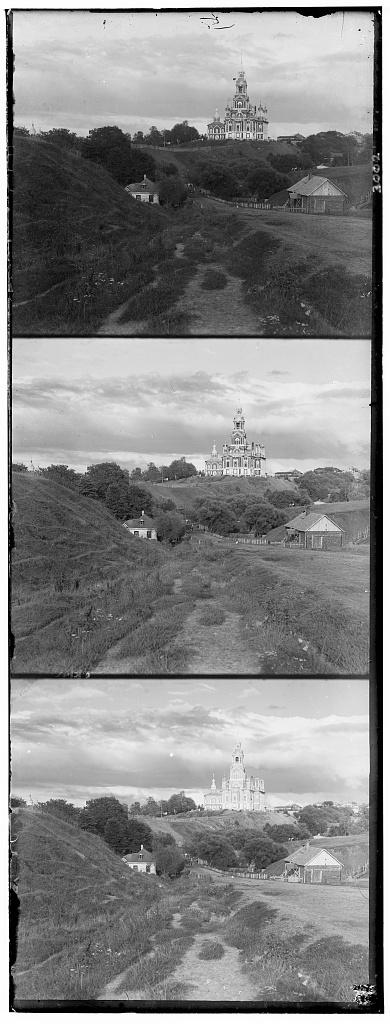
#> input picture hw1/cathedral.jpg, 390 x 1024 px
$ python l2.py
#> lines starting #> are read from the running program, lines starting #| are printed output that depends on the picture
import cv2
import numpy as np

def l2(img1, img2):
    diff = img1 - img2
    return np.sum(diff * diff)

def shift(img, dy, dx):
    shifted = np.roll(img, shift=dy, axis=0)
    shifted = np.roll(shifted, shift=dx, axis=1)
    return shifted

def l2_align(img1, img2):
    best_score = float('inf')
    best_shift = (0, 0)

    for dy in range(-15, 16):
        for dx in range(-15, 16):
            shifted = shift(img2, dy, dx)
            score = l2(img1, shifted)

            if score < best_score:
                best_score = score
                best_shift = (dy, dx)

    return best_shift

if __name__ == '__main__':
    img = cv2.imread("cathedral.jpg", cv2.IMREAD_GRAYSCALE)
#> img is the input picture: shape (1024, 390); min 0, max 255, mean 133.7

    h = img.shape[0] // 3
#> h = 341
    b = img[0:h, :]
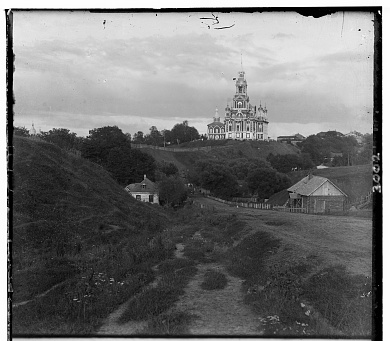
#> b: shape (341, 390); min 0, max 255, mean 114
    g = img[h:2*h, :]
    r = img[2*h:3*h, :]

    # Normalize
    b = b.astype(np.float64) / 255.0
    g = g.astype(np.float64) / 255.0
    r = r.astype(np.float64) / 255.0

    l2_bg_shift = l2_align(b, g)
#> the loop in l2_align, `for dy in range(-15, 16):` made 31 passes
#> pass 1, in shift (call 2), `shifted = np.roll(shifted, shift=dx, axis=1)`:
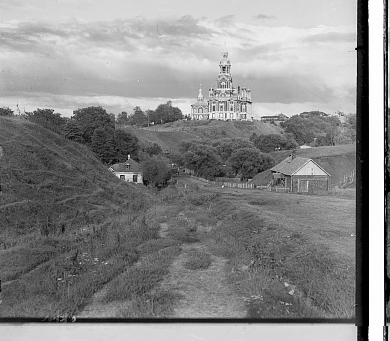
#> shifted: shape (341, 390) float64; min 0, max 1, mean 0.54
#> after the loop in l2_align, `for dy in range(-15, 16):`: best_score = 4854.9; best_shift = (1, -1)
#> l2_bg_shift = (1, -1)
    l2_br_shift = l2_align(b, r)
#> the loop in l2_align (call 2), `for dy in range(-15, 16):` made 31 passes
#> pass 1, in l2 (call 962), `diff = img1 - img2`:
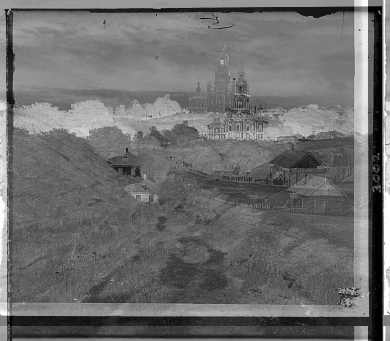
#> diff: shape (341, 390) float64; min -1, max 1, mean -0.138; drawn with min black and max white
#> pass 1, in shift (call 963), `shifted = np.roll(shifted, shift=dx, axis=1)`:
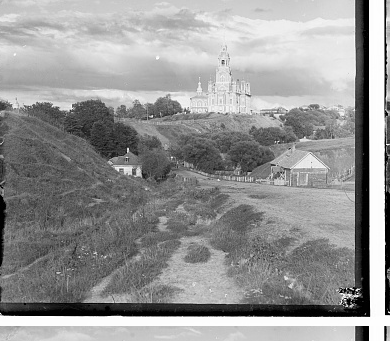
#> shifted: shape (341, 390) float64; min 0, max 1, mean 0.584
#> l2_br_shift = (7, -1)

    print("G -> B shift:", l2_bg_shift)
#| G -> B shift: (1, -1)
    print("R -> B shift:", l2_br_shift)
#| R -> B shift: (7, -1)

    g_aligned = shift(g, l2_bg_shift[0], l2_bg_shift[1])
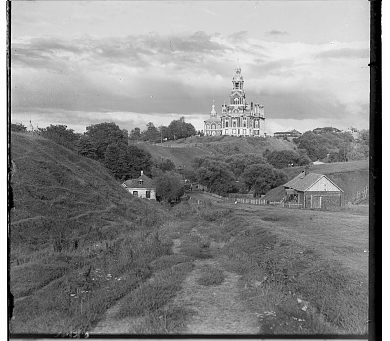
#> g_aligned: shape (341, 390) float64; min 0, max 1, mean 0.54
    r_aligned = shift(r, l2_br_shift[0], l2_br_shift[1])
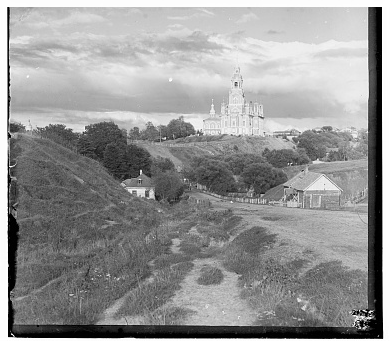
#> r_aligned: shape (341, 390) float64; min 0, max 1, mean 0.584

    l2_final = np.dstack((b, g_aligned, r_aligned)) # BGR
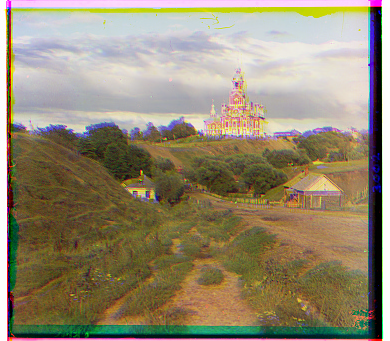
#> l2_final: shape (341, 390, 3) float64; mean of channels 0, 1, 2 0.447, 0.54, 0.584; drawn as B, G, R

    output = (l2_final * 255).clip(0, 255).astype(np.uint8)

    cv2.imwrite("l2_final_cath.jpg", output)

$ run again, with hw1/img_b.jpg copied over hw1/cathedral.jpg
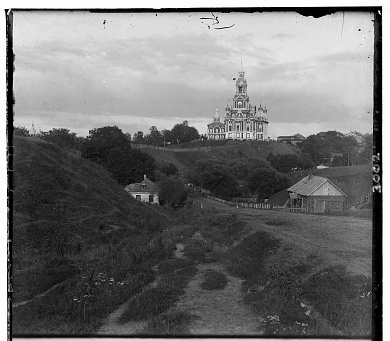
#> input picture hw1/img_b.jpg, 390 x 341 px
#> img is the input picture: shape (341, 390); min 0, max 255, mean 114
#> after the loop in l2_align, `for dy in range(-15, 16):`: best_score = 11268; best_shift = (15, 0)
#> the loop in l2_align (call 2), `for dy in range(-15, 16):` made 31 passes
#> pass 1, in shift (call 963), `shifted = np.roll(shifted, shift=dx, axis=1)`:
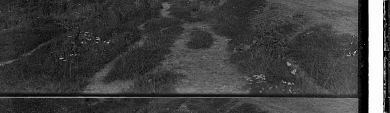
#> shifted: shape (113, 390) float64; min 0, max 1, mean 0.251
#> l2_br_shift = (13, -1)
#| G -> B shift: (15, 0)
#| R -> B shift: (13, -1)
#> `l2_final = np.dstack((b, g_aligned, r_aligned))`:
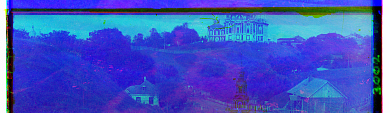
#> l2_final: shape (113, 390, 3) float64; mean of channels 0, 1, 2 0.754, 0.331, 0.251; drawn as B, G, R

$ run again, with hw1/img_g.jpg copied over hw1/cathedral.jpg
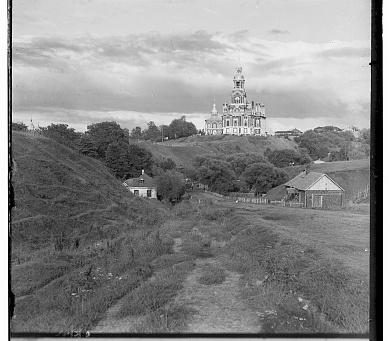
#> input picture hw1/img_g.jpg, 390 x 341 px
#> img is the input picture: shape (341, 390); min 0, max 255, mean 137.7
#> after the loop in l2_align, `for dy in range(-15, 16):`: best_score = 6675; best_shift = (15, 0)
#> the loop in l2_align (call 2), `for dy in range(-15, 16):` made 31 passes
#> pass 1, in shift (call 963), `shifted = np.roll(shifted, shift=dx, axis=1)`:
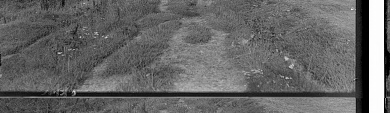
#> shifted: shape (113, 390) float64; min 0, max 1, mean 0.403
#> l2_br_shift = (-15, 0)
#| G -> B shift: (15, 0)
#| R -> B shift: (-15, 0)
#> `l2_final = np.dstack((b, g_aligned, r_aligned))`:
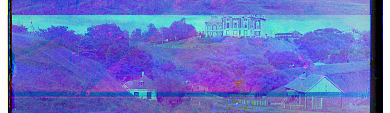
#> l2_final: shape (113, 390, 3) float64; mean of channels 0, 1, 2 0.775, 0.44, 0.403; drawn as B, G, R

$ run again, with hw1/img_r.jpg copied over hw1/cathedral.jpg
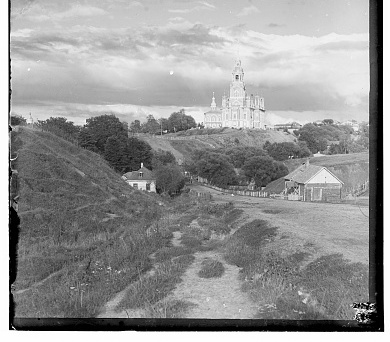
#> input picture hw1/img_r.jpg, 390 x 342 px
#> img is the input picture: shape (342, 390); min 0, max 255, mean 149.4
#> after the loop in l2_align, `for dy in range(-15, 16):`: best_score = 5363.8; best_shift = (-6, 0)
#> l2_br_shift = (2, -1)
#| G -> B shift: (-6, 0)
#| R -> B shift: (2, -1)
#> `l2_final = np.dstack((b, g_aligned, r_aligned))`:
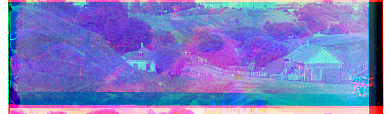
#> l2_final: shape (114, 390, 3) float64; mean of channels 0, 1, 2 0.777, 0.488, 0.493; drawn as B, G, R
